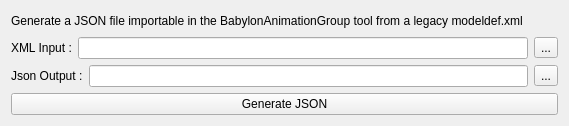
<?xml version="1.0" encoding="UTF-8"?>
<ui version="4.0">
 <class>XMLtoJSON</class>
 <widget class="QWidget" name="XMLtoJSON">
  <property name="windowModality">
   <enum>Qt::NonModal</enum>
  </property>
  <property name="geometry">
   <rect>
    <x>0</x>
    <y>0</y>
    <width>569</width>
    <height>126</height>
   </rect>
  </property>
  <property name="windowTitle">
   <string>XMLtoJSON</string>
  </property>
  <layout class="QVBoxLayout" name="verticalLayout">
   <item>
    <widget class="QLabel" name="label_2">
     <property name="text">
      <string>Generate a JSON file importable in the BabylonAnimationGroup tool from a legacy modeldef.xml</string>
     </property>
     <property name="scaledContents">
      <bool>false</bool>
     </property>
     <property name="wordWrap">
      <bool>true</bool>
     </property>
    </widget>
   </item>
   <item>
    <layout class="QHBoxLayout" name="horizontalLayout">
     <item>
      <widget class="QLabel" name="label">
       <property name="text">
        <string>XML Input :</string>
       </property>
      </widget>
     </item>
     <item>
      <widget class="QLineEdit" name="lineXML">
       <property name="maximumSize">
        <size>
         <width>16777215</width>
         <height>16777215</height>
        </size>
       </property>
      </widget>
     </item>
     <item>
      <widget class="QToolButton" name="btnBrowseXML">
       <property name="text">
        <string>...</string>
       </property>
      </widget>
     </item>
    </layout>
   </item>
   <item>
    <layout class="QHBoxLayout" name="horizontalLayout_2">
     <item>
      <widget class="QLabel" name="label_3">
       <property name="text">
        <string>Json Output :</string>
       </property>
      </widget>
     </item>
     <item>
      <widget class="QLineEdit" name="lineJSON">
       <property name="maximumSize">
        <size>
         <width>16777215</width>
         <height>16777215</height>
        </size>
       </property>
      </widget>
     </item>
     <item>
      <widget class="QToolButton" name="btnBrowseJSON">
       <property name="text">
        <string>...</string>
       </property>
      </widget>
     </item>
    </layout>
   </item>
   <item>
    <layout class="QHBoxLayout" name="horizontalLayout_3">
     <item>
      <widget class="QPushButton" name="btnGenerate">
       <property name="text">
        <string>Generate JSON</string>
       </property>
      </widget>
     </item>
    </layout>
   </item>
  </layout>
 </widget>
 <resources/>
 <connections/>
</ui>
